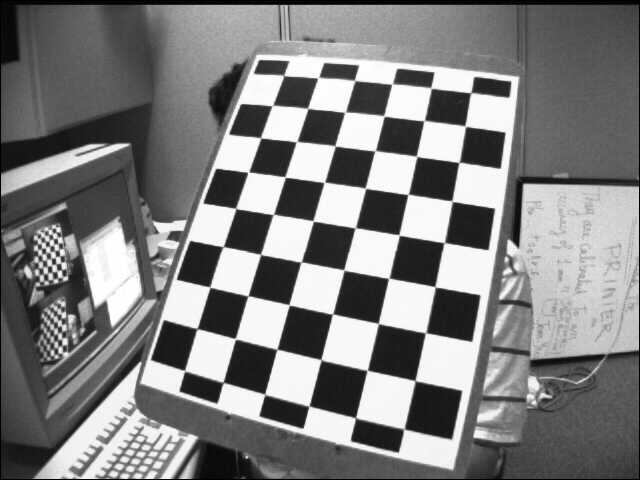
#> input picture images/left08.jpg, 640 x 480 px, given in place of left12.jpg, which was not available
$ jupyter execute --allow-errors '7. Camera Calibration and 3D Reconstruction.ipynb'   (Python 2 division)   (text cells are left out)
#> lines starting #> are read from the running program, lines starting #| are printed output that depends on the picture; after the words box and inside, x2 and y2 are one past the last pixel; in counts of white or black regions, pixels touching at a corner belong together; pictures that were not available may be replaced by others from this repository, and a replacement may not be noted
[cell 1]
import numpy as np
import cv2
import glob

# termination criteria
criteria = (cv2.TERM_CRITERIA_EPS + cv2.TERM_CRITERIA_MAX_ITER, 30, 0.001)

# prepare object points, like (0,0,0), (1,0,0), (2,0,0) ....,(6,5,0)
objp = np.zeros((6*7,3), np.float32)
objp[:,:2] = np.mgrid[0:7,0:6].T.reshape(-1,2)

# Arrays to store object points and image points from all the images.
objpoints = [] # 3d point in real world space
imgpoints = [] # 2d points in image plane.

# You'll have to store the chessboard images in the directory of this script
images = glob.glob('*.jpg')

for fname in images:
    img = cv2.imread(fname)
    gray = cv2.cvtColor(img,cv2.COLOR_BGR2GRAY)

    # Find the chess board corners
    ret, corners = cv2.findChessboardCorners(gray, (7,6),None)

    # If found, add object points, image points (after refining them)
    if ret == True:
        objpoints.append(objp)
        corners2 = cv2.cornerSubPix(gray,corners,(11,11),(-1,-1),criteria)
        imgpoints.append(corners2)

        # Draw and display the corners
        img = cv2.drawChessboardCorners(img, (7,6), corners2,ret)
        cv2.imshow('img',img)
        cv2.waitKey(500)

cv2.destroyAllWindows()

#> (a cell that did not finish here is left out)

[cell 3]
img = cv2.imread('left12.jpg')
#> img is the input picture: shape (480, 640, 3); min 0, max 255, mean 127.3
h, w = img.shape[:2]
#> h = 480; w = 640
#> `found, corners = cv2.findChessboardCorners(img, pattern_size)`: found = True; corners = 54 rows, first 8: [470.9, 92.64], [465.3, 126.4], [458.8, 162.8], [451.7, 200.8], [444.5, 242.5], [434.9, 286.6], [425.5, 332.8], [414.9, 380.5]
#> `cv2.drawChessboardCorners(vis, pattern_size, corners, found)`:
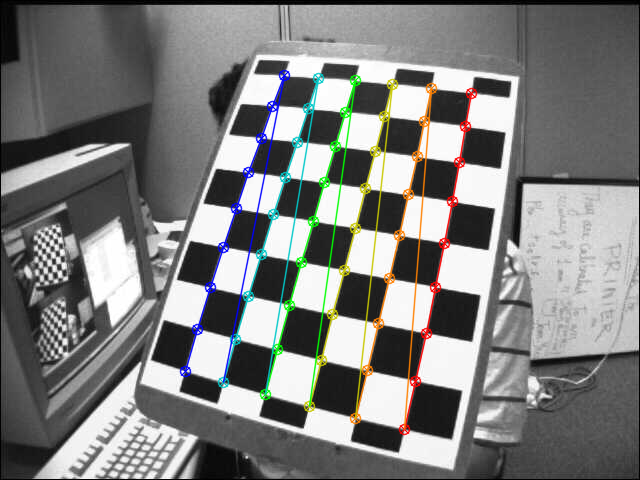
#> vis: shape (480, 640, 3); 4.81% of pixels changed, all inside (x1, y1, x2, y2) = (179, 69, 478, 436)
#> (the rest of this cell did not finish here and is left out)

#> (a cell that did not finish here is left out)

#> (a cell that did not finish here is left out)

[cell 6]
#!/usr/bin/env python
# Python 2/3 compatibility
from __future__ import print_function

import numpy as np
import cv2

# local modules
from common import splitfn

# built-in modules
import os

#> (the rest of this cell did not finish here and is left out)

[cell 7]
mean_error = 0
for i in xrange(len(objpoints)):
    imgpoints2, _ = cv2.projectPoints(objpoints[i], rvecs[i], tvecs[i], mtx, dist)
    error = cv2.norm(imgpoints[i],imgpoints2, cv2.NORM_L2)/len(imgpoints2)
    tot_error += error

#> (the rest of this cell did not finish here and is left out)


$ run again, on images/calib_pattern.jpg
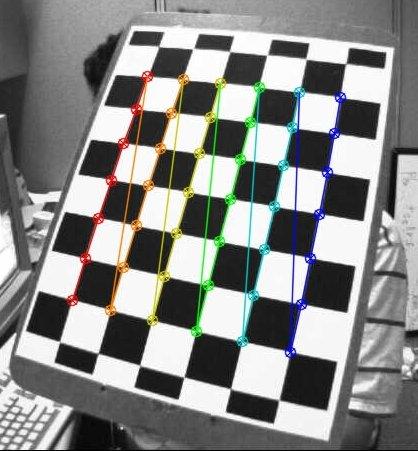
#> input picture images/calib_pattern.jpg, 418 x 451 px, given in place of left12.jpg, which was not available
#> img is the input picture: shape (451, 418, 3); mean B, G, R 134.5, 136.4, 135.4
#> `img = cv2.imread(fn, 0)`:
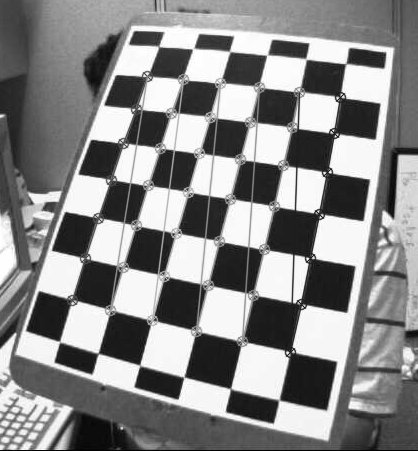
#> img: shape (451, 418); min 0, max 255, mean 136
#> found = False; corners = None

$ run again, on images/calib_radial.jpg
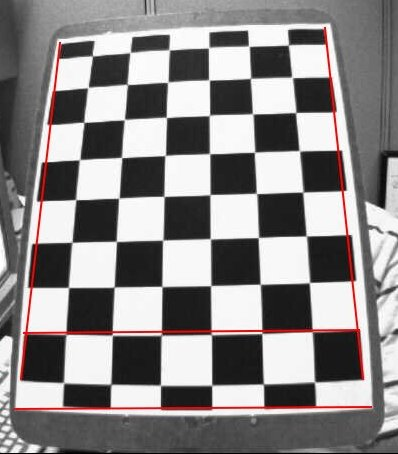
#> input picture images/calib_radial.jpg, 398 x 454 px, given in place of left12.jpg, which was not available
#> img is the input picture: shape (454, 398, 3); mean B, G, R 135.6, 135.6, 139
#> `img = cv2.imread(fn, 0)`:
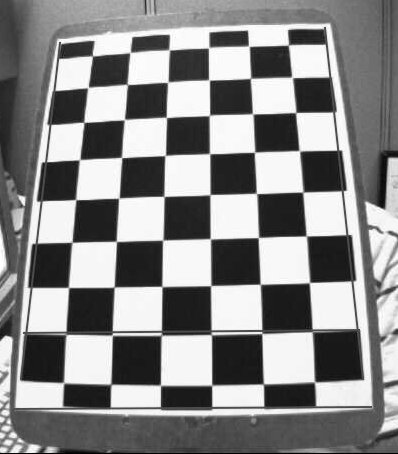
#> img: shape (454, 398); min 0, max 255, mean 136.7
#> found = True; corners = 54 rows, first 8: [288.1, 45.23], [292, 77.18], [295.8, 112.7], [299.5, 150.8], [302.8, 192.3], [306.1, 236], [309.4, 282.6], [311.9, 331.9]
#> `cv2.drawChessboardCorners(vis, pattern_size, corners, found)`:
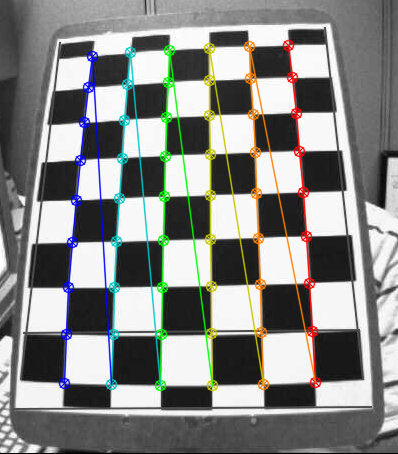
#> vis: shape (454, 398, 3); mean B, G, R 133.5, 136, 134.8
